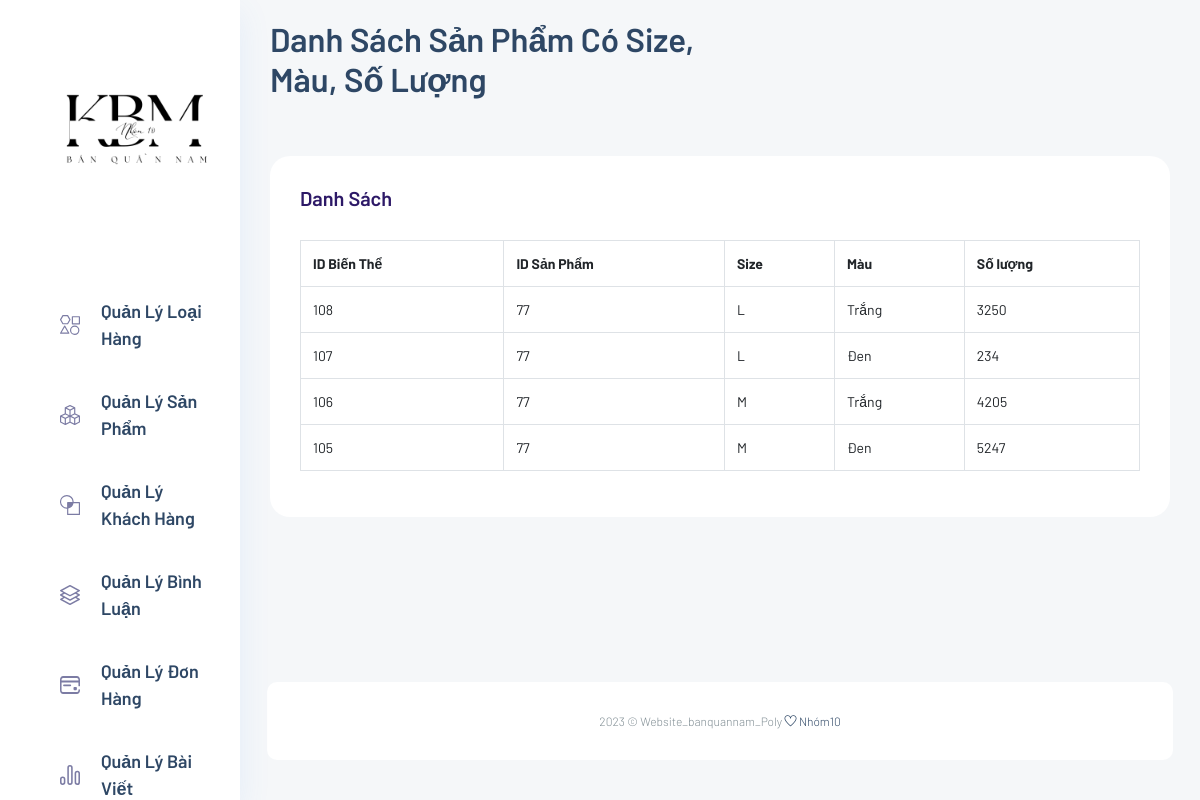
The page /TrangAdmin/admin/index.php?act=xembienthe&id_product=77 on the database its author committed.
### tables this page shows
CREATE TABLE `variants` (
  `id_variant` int(11) NOT NULL,
  `quanity` int(11) NOT NULL,
  `id_product` int(11) NOT NULL,
  `id_size` int(11) NOT NULL,
  `id_color` int(11) NOT NULL
);

CREATE TABLE `products` (
  `id_product` int(11) NOT NULL,
  `name_product` text NOT NULL,
  `image_product` varchar(200) NOT NULL,
  `price_product` double NOT NULL DEFAULT 0,
  `description` text DEFAULT NULL,
  `id_category` int(11) NOT NULL,
  `role_product` tinyint(4) NOT NULL DEFAULT 0,
  `softdelete` tinyint(1) NOT NULL DEFAULT 0
);

CREATE TABLE `sizes` (
  `id_size` int(11) NOT NULL,
  `size` varchar(11) NOT NULL
);

CREATE TABLE `colors` (
  `id_color` int(11) NOT NULL,
  `color` varchar(11) NOT NULL
);

### model/pdo.php (called while the page is built, shortened)
<?php
function pdo_get_connection()
{
    $servername = "localhost";
    $username = "root";
    $password = "";
    try {
        $conn = new PDO("mysql:host=$servername;dbname=db_duanmot", $username, $password);
        $conn->setAttribute(PDO::ATTR_ERRMODE, PDO::ERRMODE_EXCEPTION);
        return $conn;
    } catch (PDOException $e) {
        echo "Connection failed: " . $e->getMessage();
    }
}
function pdo_query($sql)
{
    $sql_args = array_slice(func_get_args(), 1);
    try {
        $conn = pdo_get_connection();
        $stmt = $conn->prepare($sql);
        $stmt->execute($sql_args);
        $rows = $stmt->fetchAll();
        return $rows;
    } catch (PDOException $e) {
        throw $e;
    } finally {
        unset($conn);
    }
}
function pdo_query_one($sql)
{
    $sql_args = array_slice(func_get_args(), 1);
    try {
        $conn = pdo_get_connection();
        $stmt = $conn->prepare($sql);
        $stmt->execute($sql_args);
        $row = $stmt->fetch(PDO::FETCH_ASSOC);
        return $row;
    } catch (PDOException $e) {
        throw $e;
    } finally {
        unset($conn);
    }
}

### model/product.php (called while the page is built, shortened)
<?php
function loadone_products($id_product)
{
    $sql = "SELECT * FROM products WHERE id_product=" . $id_product;
    $suasp = pdo_query_one($sql);
    return $suasp;
}
?>

### model/variants.php (called while the page is built, shortened)
<?php
function load_variants_product($id_product)
{
    $sql = "SELECT * FROM variants
    LEFT JOIN sizes
    ON variants.id_size = sizes.id_size
    LEFT JOIN colors
    ON variants.id_color = colors.id_color
    LEFT JOIN products
    ON variants.id_product = products.id_product WHERE 1";
    $sql .= " AND variants.id_product = '$id_product'";
    $sql .= " ORDER BY variants.id_variant desc";
    $list_variants_product = pdo_query($sql);
    return $list_variants_product;
}

### TrangAdmin/admin/sanpham/listvariant.php (the view, shortened to what this page needs)
<section class="main_content dashboard_part">
    <div class="main_content_iner ">
        <div class="container-fluid p-0">
            <div class="row justify-content-center">
                <div class="col-12">
                    <div class="dashboard_header mb_50">
                        <div class="row">
                            <div class="col-lg-6">
                                <div class="dashboard_header_title">
                                    <h3>Danh Sách Sản Phẩm Có Size, Màu, Số Lượng</h3>
                                </div>
                            </div>
                        </div>
                    </div>
                </div>
                <div class="col-lg-12">
                    <div class="white_box mb_30">
                        <div class="box_header ">
                            <div class="main-title">
                                <h3 class="mb-0">Danh Sách</h3>
                            </div>
                        </div>
                        <!-- <?php
                        $variants = loadone_variants($id_product);
                        extract($variants); ?>
                        <form action="index.php?act=listspvariant" method="post" style="display: flex;">
                            <table class="table table-bordered">
                                <thead>
                                    <tr>
                                        <th scope="col">ID Biến Thể</th>
                                        <th scope="col">ID Sản Phẩm </th>
                                        <th scope="col">Size</th>
                                        <th scope="col">Màu</th>
                                        <th scope="col">Số lượng</th>
                                    </tr>
                                </thead>
                                <tbody>
                                    <?php
                                    foreach ($list_variants_product as $variants_product) {
                                        extract($variants_product); ?>
                                        <tr>
                                            <td><?= $id_variant ?></td>
                                            <td><?= $id_product ?></td>
                                            <td><?= $size ?></td>
                                            <td><?= $color ?></td>
                                            <td><?= $quanity ?></td>
                                        </tr>
                                    <?php }
                                    ?>
                                </tbody>
                            </table>
                        </form>
                    </div>
                </div>
            </div>
        </div>

### rows shown on the page
variants: id_variant "108", id_product.id_product "77", id_size.size "L", id_color.color "Trắng", quanity "3250"
variants: id_variant "107", id_product.id_product "77", id_size.size "L", id_color.color "Đen", quanity "234"
variants: id_variant "106", id_product.id_product "77", id_size.size "M", id_color.color "Trắng", quanity "4205"
variants: id_variant "105", id_product.id_product "77", id_size.size "M", id_color.color "Đen", quanity "5247"
